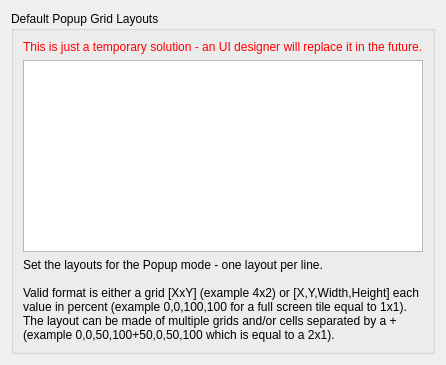
     <widget class="QWidget" name="tab_popupLayout">
      <attribute name="icon">
       <iconset theme="text-x-generic"/>
      </attribute>
      <attribute name="title">
       <string>Popup Grid Layouts</string>
      </attribute>
      <layout class="QVBoxLayout" name="verticalLayout_blacklist">
       <item>
        <widget class="QGroupBox" name="groupBox_popupLayout">
         <property name="title">
          <string>Default Popup Grid Layouts</string>
         </property>
         <layout class="QVBoxLayout" name="verticalLayout_applicationBlacklist">
          <item>
           <widget class="QLabel" name="label_popupLayoutDisclaimer">
            <property name="text">
             <string>&lt;html&gt;&lt;head/&gt;&lt;body&gt;&lt;p&gt;&lt;span style=&quot; color:#ff0000;&quot;&gt;This is just a temporary solution - an UI designer will replace it in the future.&lt;/span&gt;&lt;/p&gt;&lt;/body&gt;&lt;/html&gt;</string>
            </property>
           </widget>
          </item>
          <item>
           <widget class="QPlainTextEdit" name="kcfg_popupLayout">
            <property name="lineWrapMode">
             <enum>QPlainTextEdit::LineWrapMode::NoWrap</enum>
            </property>
            <property name="plainText">
             <string/>
            </property>
           </widget>
          </item>
          <item>
           <widget class="QLabel" name="label_popupLayoutExplanation">
            <property name="text">
             <string>&lt;html&gt;&lt;head/&gt;&lt;body&gt;&lt;p&gt;Set the layouts for the Popup mode - one layout per line.&lt;br/&gt;&lt;br/&gt;Valid format is either a grid [XxY] (example 4x2) or [X,Y,Width,Height] each value in percent (example 0,0,100,100 for a full screen tile equal to 1x1). The layout can be made of multiple grids and/or cells separated by a + (example 0,0,50,100+50,0,50,100 which is equal to a 2x1).&lt;/p&gt;&lt;/body&gt;&lt;/html&gt;</string>
            </property>
            <property name="wordWrap">
             <bool>true</bool>
            </property>
           </widget>
          </item>
         </layout>
        </widget>
       </item>
      </layout>
     </widget>
